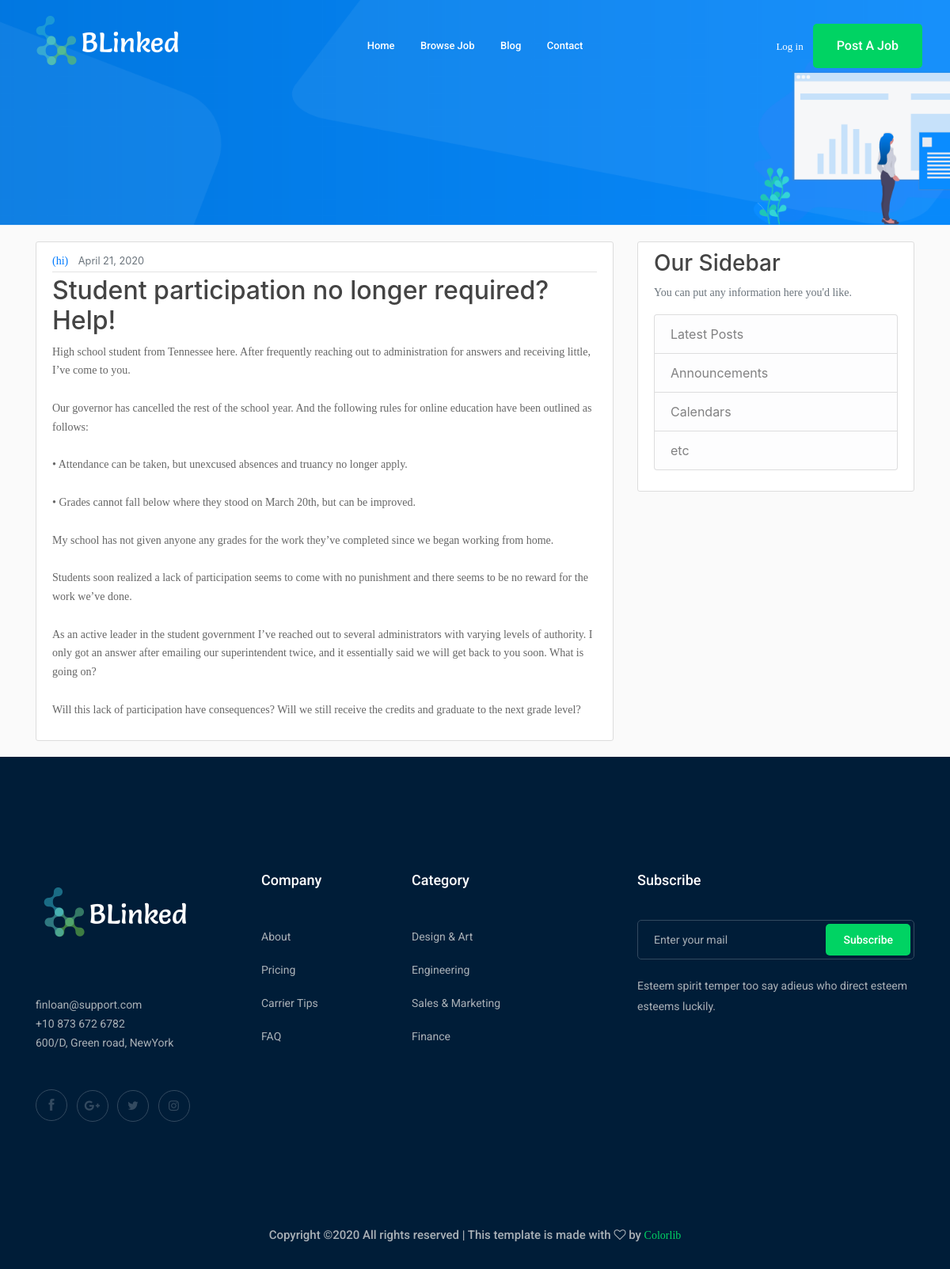
Before: /feed/post/8/ with the older database file.
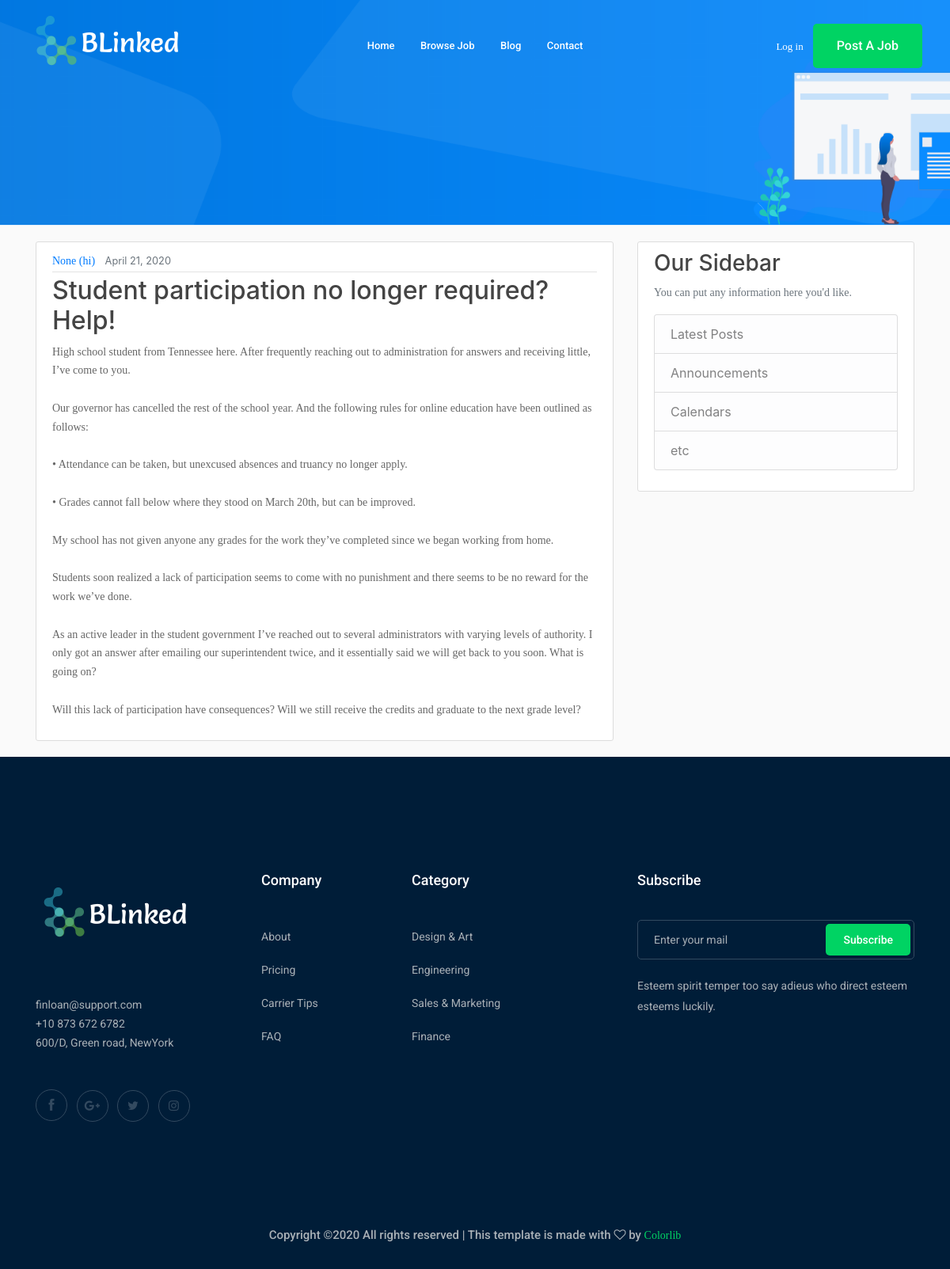
After: the same page with the newer database file.
### blink/models.py (models this page shows, shortened)
class Post(models.Model):
    title = models.CharField(max_length=100)
    content = models.TextField()
    date_posted = models.DateTimeField(default=timezone.now)
    author = models.ForeignKey(User, on_delete=models.CASCADE)

class User(models.Model):
    username = models.CharField(max_length=50, unique=True)
    password = models.CharField(max_length=256)
    name = models.CharField(default="", max_length=50, null=True, blank=True)
    country = CountryField(default="", null=True, blank=True)
    GENDER_CHOICES = (
        ('M', 'Male'),
        ('F', 'Female'),
    )
    gender = models.CharField(max_length=1, null=True, blank=True, choices=GENDER_CHOICES)
    dateOfBirth = models.DateField(null=True, blank=True)
    profilePhoto = models.ImageField(default="https://userpic.codeforces.com/no-avatar.jpg", blank=True, null=True,
                                     upload_to="profilePhoto/%Y/%m/%D/")
    mobileNumber = models.CharField(default="", max_length=20, null=True, blank=True)
    address = models.TextField(default="", null=True, blank=True)
    summary = models.TextField(default="", null=True, blank=True)
    def __str__(self):
        return "{} ({})".format(self.name, self.username)

### feed/views.py (the view)
# urls.py: path('post/<int:pk>/', PostDetailView.as_view(), name='post-detail'),
class PostDetailView(DetailView):
    model = Post
    template_name = 'feed/blog/post_detail.html'

### feed/templates/feed/blog/post_detail.html (shortened to what this page needs)
{% extends "feed/blog/base.html" %}
{% block content2 %}
	<article class="media content-section">
	  <div class="media-body">
	    <div class="article-metadata">
	      <a class="mr-2" href="#">{{ object.author }}</a>
	      <small class="text-muted">{{ object.date_posted|date:"F d, Y" }}</small>
	    </div>
	    <h2 class="article-title">{{ object.title }}</h2>
	    <p class="article-content">{{ object.content }}</p>
	  </div>
	</article>
{% endblock content2 %}

Changed rows visible on the page:
changed through a linked row, Post "Student participation no longer required? Help!": author "(hi)" → "None (hi)"
